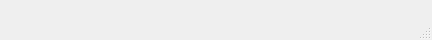
<?xml version="1.0" encoding="UTF-8"?>
<ui version="4.0">
 <class>WaitDialog</class>
 <widget class="QDialog" name="WaitDialog">
  <property name="geometry">
   <rect>
    <x>0</x>
    <y>0</y>
    <width>432</width>
    <height>40</height>
   </rect>
  </property>
  <property name="windowTitle">
   <string>操作进行中，请耐心等待...</string>
  </property>
  <property name="sizeGripEnabled">
   <bool>true</bool>
  </property>
 </widget>
 <resources/>
 <connections/>
</ui>
